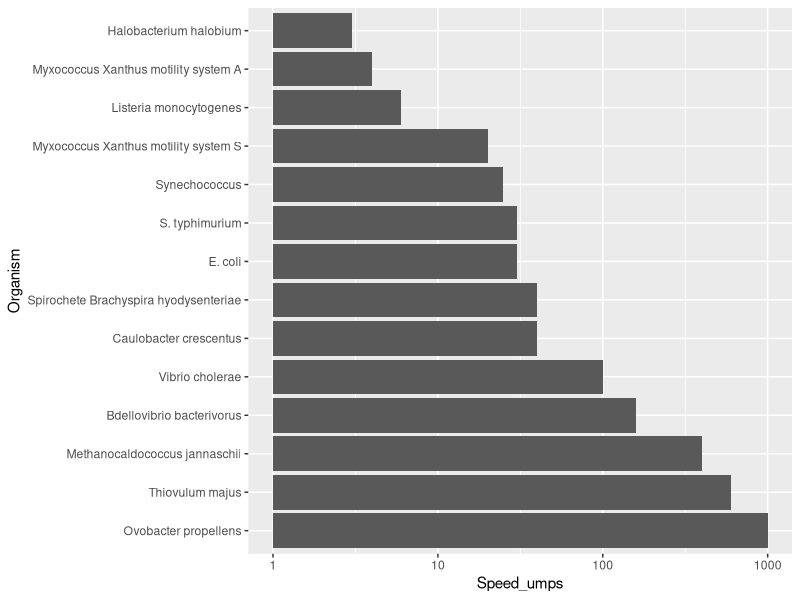

Reproduce this figure in R. (Note: a time limit stopped this script after it produced the figure.)
library(tidyverse)
library(data.table)
library(ggridges)

movements <- read_csv("./movement_rates.csv")

movements %>% 
  filter(Domain == "Prokaryote") %>% 
  arrange(desc(Speed_umps)) %>% 
  mutate(Organism = factor(Organism, levels = Organism, ordered = T)) %>% 
  ggplot(aes(x = Organism, y = Speed_umps)) + 
  geom_bar(stat = "identity") + 
  coord_flip() +
  scale_y_log10()

speed <- movements[1]

seconds_per_day <- 60 * 60 * 24
um_to_m <- 1e-6

# straight_line: 
for(i in 1:nrow(movements)){
  dist_i <- movements$Speed_umps[i] * seconds_per_day * um_to_m
  movements$Max_dist_m[i] <- dist_i
}

# make random path
start <- c(0,0)  
speed <- movements$Speed_umps[i] # per second speed
trajectory_i <- matrix(nrow = seconds_per_day, ncol = 2, dimnames = list(NULL, c("x", "y")))

for(t in 1:seconds_per_day){
  
  dist_i <- runif(1, 0, speed)
  
  theta <- runif(1, 0, 2*pi)
  
  if(t == 1){
    pos_t <- c(dist_i*sin(theta), dist_i*cos(theta))
  } else {pos_t <- c(trajectory_i[t-1,1] + dist_i*sin(theta),
                     trajectory_i[t-1,2] + dist_i*cos(theta))}
  
  trajectory_i[t, 1] <- pos_t[1]
  trajectory_i[t, 2] <- pos_t[2]
}



# random directions: 
nreps = 1000
random_distributions <- data.table()

for(i in 1:nrow(movements)){
  
  start <- c(0,0)  
  
  speed <- movements$Speed_umps[i] # per second speed
  
  for(r in 1:nreps){
    trajectory_i <- matrix(nrow = seconds_per_day, ncol = 2, dimnames = list(NULL, c("x", "y")))
    
    for(t in 1:seconds_per_day){
      
      dist_i <- runif(1, 0, speed)
      
      theta <- runif(1, 0, 2*pi)
      
      if(t == 1){
        pos_t <- c(dist_i*sin(theta), dist_i*cos(theta))
      } else {pos_t <- c(trajectory_i[t-1,1] + dist_i*sin(theta),
                         trajectory_i[t-1,2] + dist_i*cos(theta))}
      
      trajectory_i[t, 1] <- pos_t[1]
      trajectory_i[t, 2] <- pos_t[2]
    }
    
    this_endpoint <- data.frame(Organism = movements$Organism[i], 
                       Speed = movements$Speed_umps[i], 
                       x = trajectory_i[t,1], 
                       y = trajectory_i[t,2])
    random_distributions <- bind_rows(random_distributions, this_endpoint)
  }
  print(paste("Done with taxon", movements$Organism[i]))
}

write_csv(random_distributions,file = "random_movements.csv")

trajectory_i[1:100,] %>% 
  as.data.frame() %>%
  ggplot(aes(x = x, y = y)) + 
  geom_path()


random_move_fig <- random_distributions %>% 
  filter(Organism %in% subset(movements, Domain == "Prokaryote")$Organism) %>% 
  mutate(dist_from_center = sqrt((x^2) + (y^2))) %>% 
  arrange(Speed) %>% 
  mutate(Organism = factor(Organism, levels = unique(Organism), ordered = TRUE)) %>% 
  ggplot(aes(x = dist_from_center, color = as.factor(Speed), y = Organism, fill = as.factor(Speed))) + 
  geom_density_ridges(alpha = 0.5) +
  #facet_wrap(~Organism, scales = "free_y")+
  scale_x_log10() +
  theme_minimal() +
  labs(color = "Speed, um/s", fill = "Speed, um/s",
       x = "Distance traveled (m/d)") +
  scale_color_viridis_d() + 
  scale_fill_viridis_d()

# twitching directions: 
nreps = 1000
twitching_distributions <- data.table()


start <- c(0,0)  

#speed <- movements$Speed_umps[i] # per second speed
speed <- 1 # 1 micron / sec is the typical speed here.

for(r in 1:nreps){
  trajectory_i <- matrix(nrow = seconds_per_day, ncol = 2, dimnames = list(NULL, c("x", "y")))
  
  theta = pi/2 # start in a single direction
  
  for(t in 1:seconds_per_day){
    
    dist_i <- runif(1, 0, speed)
    
    if(runif(1) < 0.25){
      theta <- runif(1, 0, 2*pi) # a quarter of a the time, change directions
    }
    
    if(t == 1){
      pos_t <- c(dist_i*sin(theta), dist_i*cos(theta))
    } else {pos_t <- c(trajectory_i[t-1,1] + dist_i*sin(theta),
                       trajectory_i[t-1,2] + dist_i*cos(theta))}
    
    trajectory_i[t, 1] <- pos_t[1]
    trajectory_i[t, 2] <- pos_t[2]
  }
  
  this_endpoint <- data.frame(Organism = "Neisseria gonorrhoeae", 
                              Speed = speed, 
                              x = trajectory_i[t,1], 
                              y = trajectory_i[t,2])
  twitching_distributions <- bind_rows(twitching_distributions, this_endpoint)
}

# now try for even slower
start <- c(0,0)  
speed <- 5/60 # 5 micron / min aligns with slow myxococcus

for(r in 1:nreps){
  trajectory_i <- matrix(nrow = seconds_per_day, ncol = 2, dimnames = list(NULL, c("x", "y")))
  
  theta = pi/2 # start in a single direction
  
  for(t in 1:seconds_per_day){
    
    dist_i <- runif(1, 0, speed)
    
    if(runif(1) < 0.25){
      theta <- runif(1, 0, 2*pi) # a quarter of a the time, change directions
    }
    
    if(t == 1){
      pos_t <- c(dist_i*sin(theta), dist_i*cos(theta))
    } else {pos_t <- c(trajectory_i[t-1,1] + dist_i*sin(theta),
                       trajectory_i[t-1,2] + dist_i*cos(theta))}
    
    trajectory_i[t, 1] <- pos_t[1]
    trajectory_i[t, 2] <- pos_t[2]
  }
  
  this_endpoint <- data.frame(Organism = "Myxococcus xanthus", 
                              Speed = speed, 
                              x = trajectory_i[t,1], 
                              y = trajectory_i[t,2])
  twitching_distributions <- bind_rows(twitching_distributions, this_endpoint)
}


write_csv(twitching_distributions,file = "twitching_movements.csv")
 
random_distributions %>% 
  filter(Organism %in% subset(movements, Domain == "Prokaryote")$Organism) %>% 
  bind_rows(twitching_distributions) %>% 
  mutate(dist_from_center = sqrt((x^2) + (y^2))) %>% 
  arrange(Speed) %>% 
  mutate(Organism = factor(Organism, levels = unique(Organism), ordered = TRUE)) %>% 
  ggplot(aes(x = dist_from_center, color = as.factor(Speed), y = Organism, fill = as.factor(Speed))) + 
  geom_density_ridges(alpha = 0.5) +
  #facet_wrap(~Organism, scales = "free_y")+
  scale_x_log10() +
  theme_minimal() +
  labs(color = "Speed, um/s", fill = "Speed, um/s",
       x = "Distance traveled (m/d)") +
  scale_color_viridis_d() + 
  scale_fill_viridis_d()





# no back migration
# random directions: 
nreps = 1000
random_distributions_noback <- data.table()

for(i in 1:nrow(movements)){
  
  start <- c(0,0)  
  
  speed <- movements$Speed_umps[i] # per second speed
  
  for(r in 1:nreps){
    
    dists <- runif(seconds_per_day, 0, speed)
    
    
    this_endpoint <- data.frame(Organism = movements$Organism[i], 
                                Speed = movements$Speed_umps[i], 
                                x = sum(dists), 
                                y = 0) # only one dimension with no changes in orientation
    random_distributions_noback <- bind_rows(random_distributions_noback, this_endpoint)
  }
  print(paste("Done with taxon", movements$Organism[i]))
}


write_csv(random_distributions_noback, file = "random_movements_noback.csv")


# twitching directions, no backmigration: 
nreps = 1000
twitching_distributions_noback <- data.table()


start <- c(0,0)  

#speed <- movements$Speed_umps[i] # per second speed
speed <- 1 # 1 micron / sec is the typical speed here.

for(r in 1:nreps){
  
  this_endpoint <- data.frame(Organism = "Twitching motility", 
                              Speed = speed, 
                              x = sum(runif(seconds_per_day), 0, speed), 
                              y = 0)
  twitching_distributions_noback <- bind_rows(twitching_distributions_noback, this_endpoint)
}

write_csv(twitching_distributions_noback,file = "twitching_movements_noback.csv")
